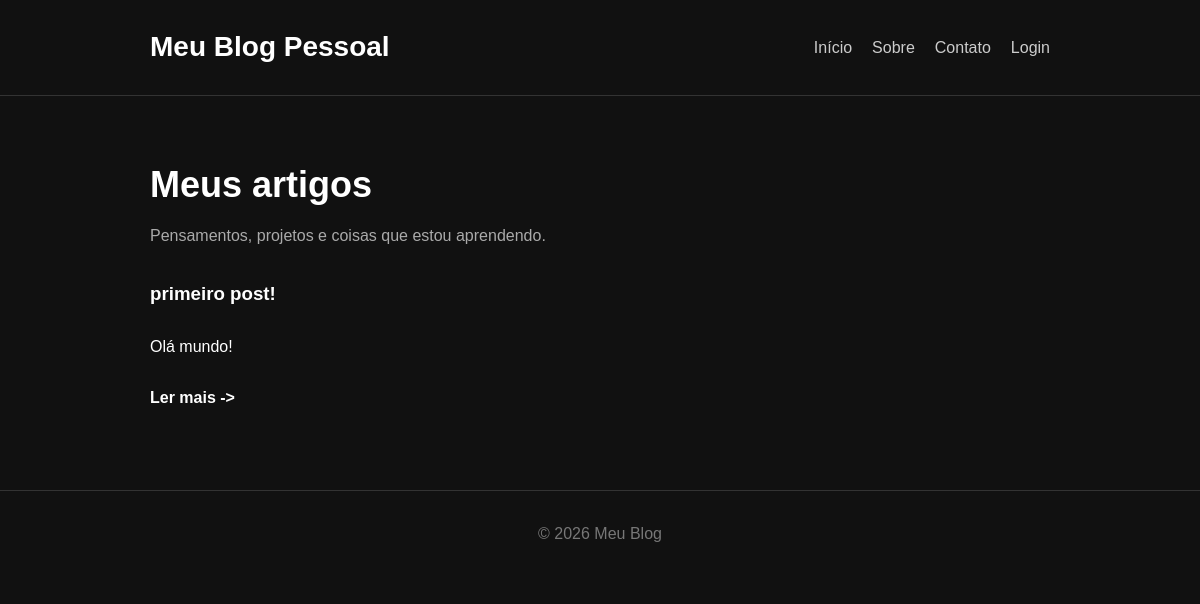
Before: / with the older database file.
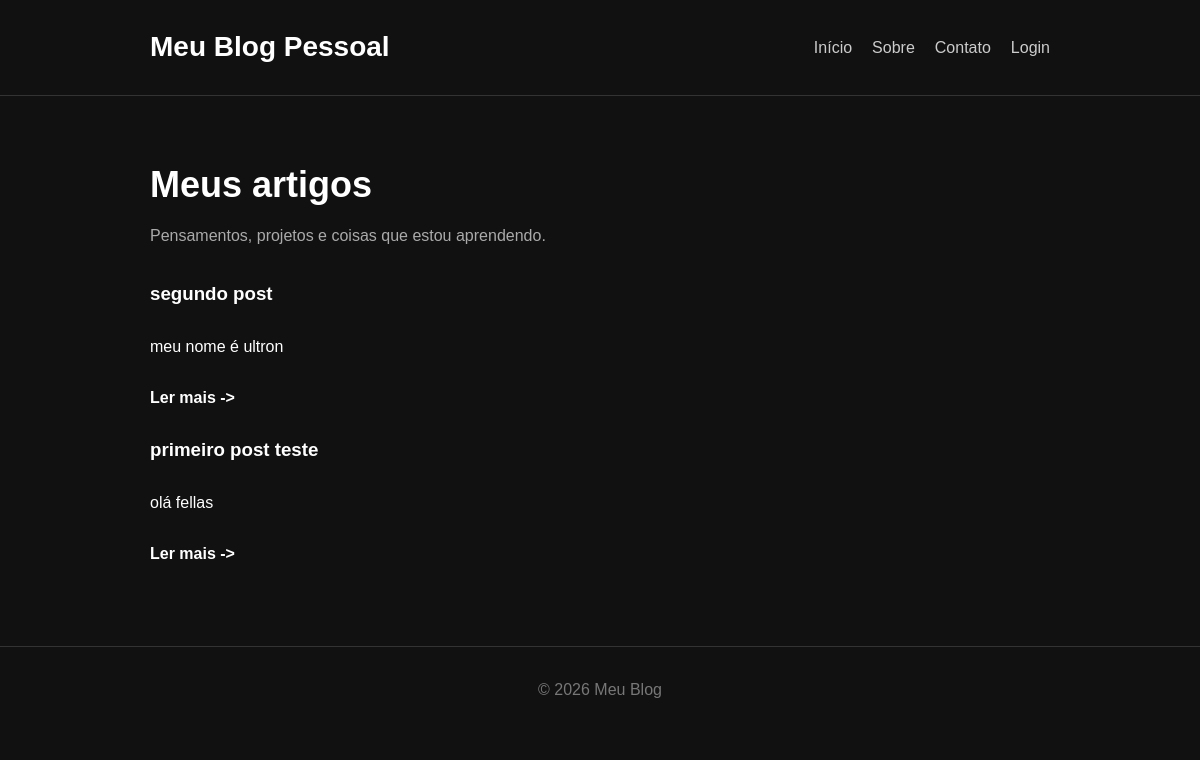
After: the same page with the newer database file.
### tables this page shows
CREATE TABLE posts (
            id INTEGER PRIMARY KEY AUTOINCREMENT,
            title TEXT NOT NULL,
            content TEXT NOT NULL,
            created_at TIMESTAMP DEFAULT CURRENT_TIMESTAMP
        );

### app.py (the view)
@app.route("/")
def home():
    posts = get_all_posts()
    return render_template("index.html", posts=posts)

### app.py (called while the page is built)
def get_current_user():
    if "user_id" not in session:
        return None
    return get_user_by_id(session["user_id"])

@app.context_processor
def inject_user():
    return {
        "user": get_current_user()
    }

### database.py (called while the page is built)
def get_db_connection():
    conn = sqlite3.connect("blog.db")
    conn.row_factory = sqlite3.Row
    return conn

def get_all_posts():
    conn = get_db_connection()
    posts = conn.execute(
        "SELECT * FROM posts ORDER BY id DESC"
    ).fetchall()
    conn.close()
    return posts

### templates/index.html (shortened to what this page needs)
<!DOCTYPE html>
<html lang="pt-br">
<head>
    <link rel="stylesheet" href="{{ url_for('static', filename='css/style.css') }}">
</head>
<body>
    <header class="header">
        <div class="container">
            <h1>Meu Blog Pessoal</h1>
            <nav>
                <a href="/">Início</a>
                <a href="#">Sobre</a>
                <a href="#">Contato</a>
                {% if user %}
                    <span>Olá, {{ user["username"] }}!</span>
                    <a href="{{url_for('create_post')}}">Novo post</a>
                    <a href="{{url_for('logout')}}">Sair</a>
                {% else %}
                    <a href="{{url_for('login')}}">Login</a>
                {% endif %}
            </nav>
        </div>
    </header>
    <main class="container">
        <section class="intro">
            <h2>Meus artigos</h2>
            <p>
                Pensamentos, projetos e coisas que estou aprendendo.
            </p>
        </section>
        <section class="posts">
            {% for post in posts %}
            <article class="posts">
                <h3>{{post["title"]}}</h3>
                <p>
                    {{post["content"]}}
                </p>
                <a href="{{url_for('post', id=post['id'])}}" class="read-more">
                    Ler mais ->
                </a>
            </article>
            {% endfor %}
        </section>
    </main>
    <footer class="footer">
        <p>
            © 2026 Meu Blog
        </p>
    </footer>
</html>

### static/css/style.css (style rules this page uses)
* { margin: 0; padding: 0; box-sizing: border-box; }
body { font-family: Arial, sans-serif; background-color: #111; color: #fff; line-height: 1.6; }
.container { width: 90%; max-width: 900px; margin: auto; }
.header { border-bottom: 1px solid #333; padding: 25px 0; }
.header .container { display: flex; justify-content: space-between; align-items: center; }
.header h1 { font-size: 28px; }
nav { display: flex; gap: 20px; }
nav a { color: #ccc; text-decoration: none; }
.intro { padding: 60px 0 30px; }
.intro h2 { font-size: 36px; margin-bottom: 10px; }
.intro p { color: #aaa; }
.posts { display: flex; flex-direction: column; gap: 25px; }
.read-more { color: #fff; text-decoration: none; font-weight: bold; }
.footer { margin-top: 80px; padding: 30px 0; text-align: center; border-top: 1px solid #333; color: #777; }

Changed rows visible on the page:
added posts: title "segundo post", content "meu nome é ultron"
changed posts: title "primeiro post!" → "primeiro post teste"; content "Olá mundo!" → "olá fellas"
